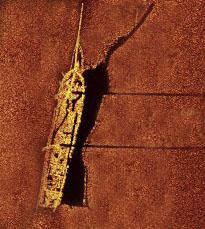
%> input picture TEST4/sonar_original.jpg, 205 x 229 px
$ octave Overall_Without_Circle.m   (GNU Octave 9; MATLAB toolbox functions it lacks are replaced by stand-ins)
%> lines starting %> are read from the running program, lines starting %| are printed output that depends on the picture; in (x1, y1, x2, y2) boxes, pixels count from 0 and x2, y2 are one past the last pixel; in counts of white or black regions, pixels touching at a corner belong together; the program's own positions count from 1
clc
clear all
tic

%%
%Read the Sonar Original Image
Original_Image = imread('sonar_original.jpg'); %Your Local Location of Sonar Image
%> Original_Image is the input picture: size 229x205x3 uint8; mean R, G, B 133.7, 61.2, 36.4

%%
%Gray Image ---- From 3 Channels to 1 Channel
Img_gray = rgb2gray(Original_Image);
[m, n] = size(Img_gray);
%> m = 229; n = 205
figure(1)
imshow(Img_gray)
axis normal;
set(gca,'position',[0 0 1 1]);
print('Img_gray', '-dpng',  '-r600')

%%
%Denoise: DCT (Discrete Cosine Transform)
%medfilt2, Lee, Kuan, Frost, wavelets
Img_Denoise = dct2(Img_gray);  %Discrete Cosine Transform : Noise --> High Frequency --> Low Amplitude
I = zeros(m, n);
I(1:m/3, 1:n/3) = 1; %Keep Low Frequency Denoise High Frequency
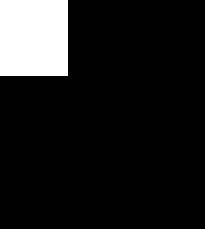
%> I: size 229x205 double; values 0 (black) and 1 (white), 11% white; 1 white region, box (x1, y1, x2, y2) and area: (0, 0, 68, 76) 5168
Ydct = Img_Denoise .* I;  %Denoise
Img_Denoise = uint8(idct2(Ydct)); %Inverse Discrete Cosine Transform
%> Img_Denoise: size 229x205 uint8
figure(2)
imshow(Img_Denoise)
axis normal;
set(gca,'position',[0 0 1 1]);
print('Img_Denoise', '-dpng',  '-r600')

%%
%Edge Detection: Roberts Operator
%Operators: roberts, sobel, log, canny, prewitt
Img_Edge = edge(Img_Denoise, 'roberts');  %G[i,j] = |f[i , j] - f[ i+1, j+1]| + |f[i+1, j] - f[i, j+1]|
%> Img_Edge: size 229x205 logical; 2.2% white in thin lines or dots, all inside (x1, y1, x2, y2) = (42, 11, 149, 208)
figure(3)
imshow(Img_Edge)
axis normal;
set(gca,'position',[0 0 1 1]);
print('Img_Edge', '-dpng',  '-r600')

%%
%Removing Shadow Boundaries
Extend_four = ones(m, n+16);
Extend_four_2 = ones(m, n+16);
for i = 1:m
    for j = 1:7
        Extend_four(i, j) = 150;
        Extend_four_2(i,j) = 150;
    end
end
%> Extend_four: size 229x221 double; values 1 (black) and 150 (white), 3.2% white; 1 white region, box (x1, y1, x2, y2) and area: (0, 0, 7, 229) 1603
for i = 1:m
    for j = n+8:n+16
        Extend_four(i, j) = 150;
        Extend_four_2(i, j) = 150;
    end
end
%> Extend_four: size 229x221 double; values 1 (black) and 150 (white), 7.2% white; 2 white regions, box (x1, y1, x2, y2) and area: (212, 0, 221, 229) 2061, (0, 0, 7, 229) 1603
for i = 1:m
    for j = 1:n
        Extend_four(i, j+7) = Img_Denoise(i, j);
        Extend_four_2(i, j+7) = Img_Edge(i, j);
    end
end
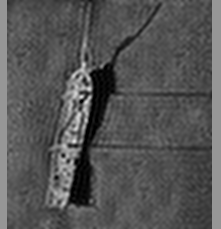
%> Extend_four: size 229x221 double; min 0, max 228, mean 85.1
jiegou = Extend_four_2;
jie2gou = Extend_four_2;
for i = 1:m
    for j = 8:n+8
        if Extend_four_2(i, j) == 1
         jiegou(i,j)=floor((Extend_four(i,j-7)+Extend_four(i,j-6)+Extend_four(i,j-5)+...
             Extend_four(i,j-4)+Extend_four(i,j-3)+Extend_four(i,j-2)+Extend_four(i,j-1))/9);
         jie2gou(i,j)=floor((Extend_four(i,j+7)+Extend_four(i,j+6)+Extend_four(i,j+5)+...
             Extend_four(i,j+4)+Extend_four(i,j+3)+Extend_four(i,j+2)+Extend_four(i,j+1))/7);
        end
    end
end
%> jie2gou: size 229x221 double; min 0, max 175, mean 12.7
%> jiegou: size 229x221 double; min 0, max 150, mean 12.5
jiegou = uint8(jiegou);
%> jiegou: size 229x221 uint8
jie2gou = uint8(jie2gou);
%> jie2gou: size 229x221 uint8
jiegou1 = jiegou;
for i = 1:m
    for j = 1:n+8
        if jiegou(i, j) <= 80 && jie2gou(i, j) > 50 && jie2gou(i, j) < 150
            jiegou1(i, j) = 0;
        end
    end
end
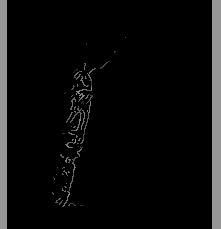
%> jiegou1: size 229x221 uint8; min 0, max 150, mean 12.1

Removing_Shadow_Boundaries = jiegou1(: ,8:n+7);
t = graythresh(Removing_Shadow_Boundaries);
%> t = 0.19
Removing_Shadow_Boundaries = im2bw(Removing_Shadow_Boundaries, t);
%> Removing_Shadow_Boundaries: size 229x205 logical; 1.4% white in thin lines or dots, all inside (x1, y1, x2, y2) = (45, 37, 119, 207)
figure(4)
imshow(Removing_Shadow_Boundaries)
axis normal;
set(gca,'position',[0 0 1 1]);
print('Removing_Shadow_Boundaries', '-dpng',  '-r600')

%%
% Localization Ship
% Find Line Location
[m, n]=size(Removing_Shadow_Boundaries);
A_line = [];

% Statistc the Number of White Pixels for m-line and Save to A[]
for i = 1:m
    for j = 1:n
        num_white = sum(Removing_Shadow_Boundaries(i, :));
        A_line(i) = num_white;
    end
end
%> after the loop, A_line = 229 values, max 11 at index 96, min 0 at index 1, mean 2.79

% Calculate the Possibility of the White Pixels Occupancy in Each Line Using A_line = A_line./sum(A_line);
A_line = A_line./sum(A_line);
%> A_line = 229 values, max 0.0172 at index 96, min 0 at index 1, mean 0.00437
x_axis_line = 1:1:m;
%> x_axis_line = 229 values from 1 to 229
y_axis_line = A_line;
%> y_axis_line has the same summary as A_line

% medfilt1 the Histogram
B = medfilt1(A_line,10);
%> B = 229 values, max 0.011 at index 111, min 0 at index 1, mean 0.00399
B = medfilt1(B,10);
%> B = 229 values, max 0.011 at index 112, min 0 at index 1, mean 0.00397
y_axis2_line = B;
%> y_axis2_line has the same summary as B

Hzy1_line = zeros(1, m+4);
Hzy1_line(3:m+2) = y_axis2_line;
hzyx_line(1:m+4) = 1:1:m+4;

Hzy2_line = Hzy1_line;
%> Hzy2_line = 233 values, max 0.011 at index 114, min 0 at index 1, mean 0.00391
Maximum_line = 0;

% Find the Maximum Value tt of Line Histogram
for i = 3:m+2
    Hzy2_line(i) = (Hzy1_line(i-2) + Hzy1_line(i-1) + Hzy1_line(i) + Hzy1_line(i+1) + Hzy1_line(i+2)) / 5;
    if Hzy2_line(i) > Maximum_line
        Maximum_line = Hzy2_line(i);
        Maximum_line_index = i;
    end
end
%> this loop made 229 passes
%> Maximum_line on pass 60: 7.84e-05
%> after the loop, Hzy2_line = 233 values, max 0.011 at index 116, min 0 at index 1, mean 0.00391; Maximum_line = 0.011; Maximum_line_index = 116

tt2_line = 10;
tt3_line = 10;

for i = 3:m+2
    if Hzy2_line(i)<=tt2_line  &&  i<Maximum_line_index
        tt2_line = Hzy2_line(i);
        Line_Threshold1 = i;
    end

    if Hzy2_line(i)<tt3_line  &&  i>Maximum_line_index
        tt3_line = Hzy2_line(i);
        Line_Threshold2 = i;
    end
end
%> after the loop, Line_Threshold2 = 214; tt3_line = 0


%  Find Column Location
A_column = [];

% Calculate the Possibility of the White Pixels Occupancy in Each Column Using A_column = A_column./sum(A_column);
for i = 1:n
    for j = 1:m
        num_white = sum(Removing_Shadow_Boundaries(:, i));
    end
        A_column(i) = num_white;
end
%> after the loop, A_column = 205 values, max 31 at index 66, min 0 at index 1, mean 3.11
A_column = A_column ./ sum(A_column);
%> A_column = 205 values, max 0.0486 at index 66, min 0 at index 1, mean 0.00488

B = medfilt1(A_column,10);
%> B = 205 values, max 0.0384 at index 71, min 0 at index 1, mean 0.00474
B = medfilt1(B,10);
%> B = 205 values, max 0.0368 at index 71, min 0 at index 1, mean 0.00475
B = medfilt1(B,10);
%> B = 205 values, max 0.0368 at index 72, min 0 at index 1, mean 0.00474
B = medfilt1(B,10);
%> B = 205 values, max 0.0368 at index 73, min 0 at index 1, mean 0.00475
y_axis2_coulmn = B;
%> y_axis2_coulmn has the same summary as B

Hzy1_column = zeros(1,n+4);
Hzy1_column(3:n+2) = y_axis2_coulmn;
hzyx_column(1:n+4) = 1:1:n+4;

Hzy2_column = Hzy1_column;
%> Hzy2_column = 209 values, max 0.0368 at index 75, min 0 at index 1, mean 0.00466
Maximum_column = 0;

for i = 3:n+2
    Hzy2_column(i) = (Hzy1_column(i-2)+Hzy1_column(i-1)+Hzy1_column(i)+Hzy1_column(i+1)+Hzy1_column(i+2))/5;
    if Hzy2_column(i) > Maximum_column
        Maximum_column = Hzy2_column(i);
        tt1_column = i;
    end
end
%> this loop made 205 passes
%> Maximum_column on passes 44 to 55: 1.96e-05, 0.000137, 0.000431, 0.000882, 0.00145, 0.00214, 0.00288, 0.00361, 0.00433, 0.00509, 0.00594, 0.00703
%> after the loop, Hzy2_column = 209 values, max 0.0368 at index 77, min 0 at index 1, mean 0.00466; Maximum_column = 0.0368; tt1_column = 77

tt2_column = 10;
tt3_column = 10;
for i=3:n+2
    if Hzy2_column(i) <= tt2_column  && i<tt1_column
        tt2_column = Hzy2_column(i);
        Column_Line_Threshold1 = i;
    end
    if Hzy2_column(i)<tt3_column  &&  i>tt1_column
        tt3_column = Hzy2_column(i);
        Column_Line_Threshold2 = i;
    end
end
%> after the loop, Column_Line_Threshold2 = 113; tt3_column = 0

%Localization Ship
Locate_Ship = Removing_Shadow_Boundaries(Line_Threshold1:Line_Threshold2, Column_Line_Threshold1:Column_Line_Threshold2);
%> Locate_Ship: size 154x69 logical; 6% white in thin lines or dots, all inside (x1, y1, x2, y2) = (1, 1, 58, 147)
figure(5)
imshow(Locate_Ship)
axis normal;
set(gca,'position',[0 0 1 1]);
print('Locate_Ship', '-dpng',  '-r600')

%%
%Removing the Margin of Ship
[m1, n1] = size(Locate_Ship);
%> m1 = 154; n1 = 69
white_pixel = 1;
first_location = [];
last_location = [];
Locate_Ship_new = uint8(Locate_Ship);

%Find the first and Last White Pixel and Save the Index
for i = 1:m1
    for j = 1:n1
        if Locate_Ship(i, j) == 0
            random_pixel = randi(224)+1;
            Locate_Ship_new(i, j) = random_pixel;
        end
        pixel_line = uint8(Locate_Ship_new(i, :));
        [white_pixel ,index_first] = unique (pixel_line);  %Find the First White Pixel Using unique()
        [white_pixel, index_last]  = unique (pixel_line, 'legacy'); %Find the Last White Pixel using unique( ***,'legacy' )
        first_location(i) = index_first(1);
        last_location(i)  = index_last(1);
    end
end
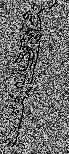
%> Locate_Ship_new: size 154x69 uint8; min 1, max 225, mean 107.6
%> after the loop, first_location = 154 values, max 68 at index 153, min 2 at index 133, mean 21.43; last_location = 154 values, max 68 at index 153, min 7 at index 154, mean 32.16; random_pixel = 180

first_coordinate = [];
last_coordinate = [];
line = 1:1:m1;
%> line = 154 values from 1 to 154
first_coordinate = [line', first_location'];  %Save the First Index
%> first_coordinate = 154 rows, first 12: [1 21; 2 58; 3 56; 4 34; 5 35; 6 34; 7 34; 8 34; 9 34; 10 34; 11 41; 12 29]
last_coordinate  = [line',  last_location'];  %Save the Last Index
%> last_coordinate = 154 rows, first 12: [1 21; 2 58; 3 57; 4 56; 5 55; 6 54; 7 53; 8 52; 9 51; 10 44; 11 42; 12 41]

%Margin of Ship
Locate_Ship_recreate = Locate_Ship;
for i = 1:m1
    for j = 1:n1
        if Locate_Ship_recreate(i, j) ~= 0
            Locate_Ship_recreate(i, j) = 0;
        end
        Locate_Ship_recreate(first_coordinate(i, 1), first_coordinate(i, 2)) = 1;  %Highlight the First Side (Left) White Margin
        Locate_Ship_recreate(last_coordinate(i, 1),  last_coordinate(i, 2)) = 1;  %Highlight the Last Side (Right) White Margin
    end
end
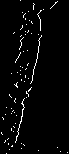
%> Locate_Ship_recreate: size 154x69 logical; 2.7% white in thin lines or dots

%Removing Margin of Ship ------> Change the Cycle 8 pixels into Black (0)
Dilate_New_Img = Locate_Ship;
for i = 1:m1-1
    Dilate_New_Img(first_coordinate(i, 1), first_coordinate(i, 2)) = 0;
    Dilate_New_Img(first_coordinate(i, 1)+1, first_coordinate(i, 2)) = 0;
    Dilate_New_Img(first_coordinate(i, 1), first_coordinate(i, 2)+1) = 0;
    Dilate_New_Img(first_coordinate(i, 1)+1, first_coordinate(i, 2)+1) = 0;

    Dilate_New_Img(last_coordinate(i, 1),  last_coordinate(i, 2))  = 0;
    Dilate_New_Img(last_coordinate(i, 1)+1,  last_coordinate(i, 2))  = 0;
    Dilate_New_Img(last_coordinate(i, 1),  last_coordinate(i, 2)+1)  = 0;
    Dilate_New_Img(last_coordinate(i, 1)+1,  last_coordinate(i, 2)+1)  = 0;

    if i > 1
        Dilate_New_Img(first_coordinate(i, 1)-1, first_coordinate(i, 2)) = 0;
        Dilate_New_Img(last_coordinate(i, 1)-1,  last_coordinate(i, 2))  = 0;

        if first_coordinate(i, 2) > 1
            Dilate_New_Img(first_coordinate(i, 1), first_coordinate(i, 2)-1) = 0;
            Dilate_New_Img(first_coordinate(i, 1)-1, first_coordinate(i, 2)-1) = 0;
        end

        if last_coordinate(i, 2) > 1
            Dilate_New_Img(last_coordinate(i, 1),  last_coordinate(i, 2)-1)  = 0;
            Dilate_New_Img(last_coordinate(i, 1)-1,  last_coordinate(i, 2)-1)  = 0;
        end
    end
end
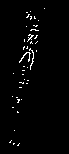
%> Dilate_New_Img: size 154x69 logical; 1.9% white in thin lines or dots, all inside (x1, y1, x2, y2) = (9, 8, 45, 146)
figure(6)
imshow(Dilate_New_Img)
axis normal;
set(gca,'position',[0 0 1 1]);
print('Dilate_New_Img', '-dpng',  '-r600')

%%
%Dilate "Removing Boundaries" Image ------>Morphology
tool = strel('disk',4);
Img_Dilate = imdilate(Locate_Ship, tool);
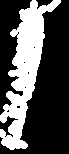
%> Img_Dilate: size 154x69 logical; 32.1% white; 1 white region, box (x1, y1, x2, y2) and area: (0, 0, 61, 150) 3414
figure(7)
imshow(Img_Dilate)
axis normal;
set(gca,'position',[0 0 1 1]);
print('Img_Dilate', '-dpng',  '-r600')

 %%
% [94 lines of commented-out code are left out]

%%
% %Cover  Image
Coving_Image = Img_Dilate;  %Coving Image ------> Smaller Image
Coverd_Image = Img_Denoise;  %Coverd Image ------> Bigger Image
start_line = Line_Threshold1;
%> start_line = 61
end_line = Line_Threshold2;
%> end_line = 214
start_column = Column_Line_Threshold1;
%> start_column = 45
end_column = Column_Line_Threshold2;
%> end_column = 113

[h1, w1] = size(Img_Dilate);
%> h1 = 154; w1 = 69

%> (the run ends here)
